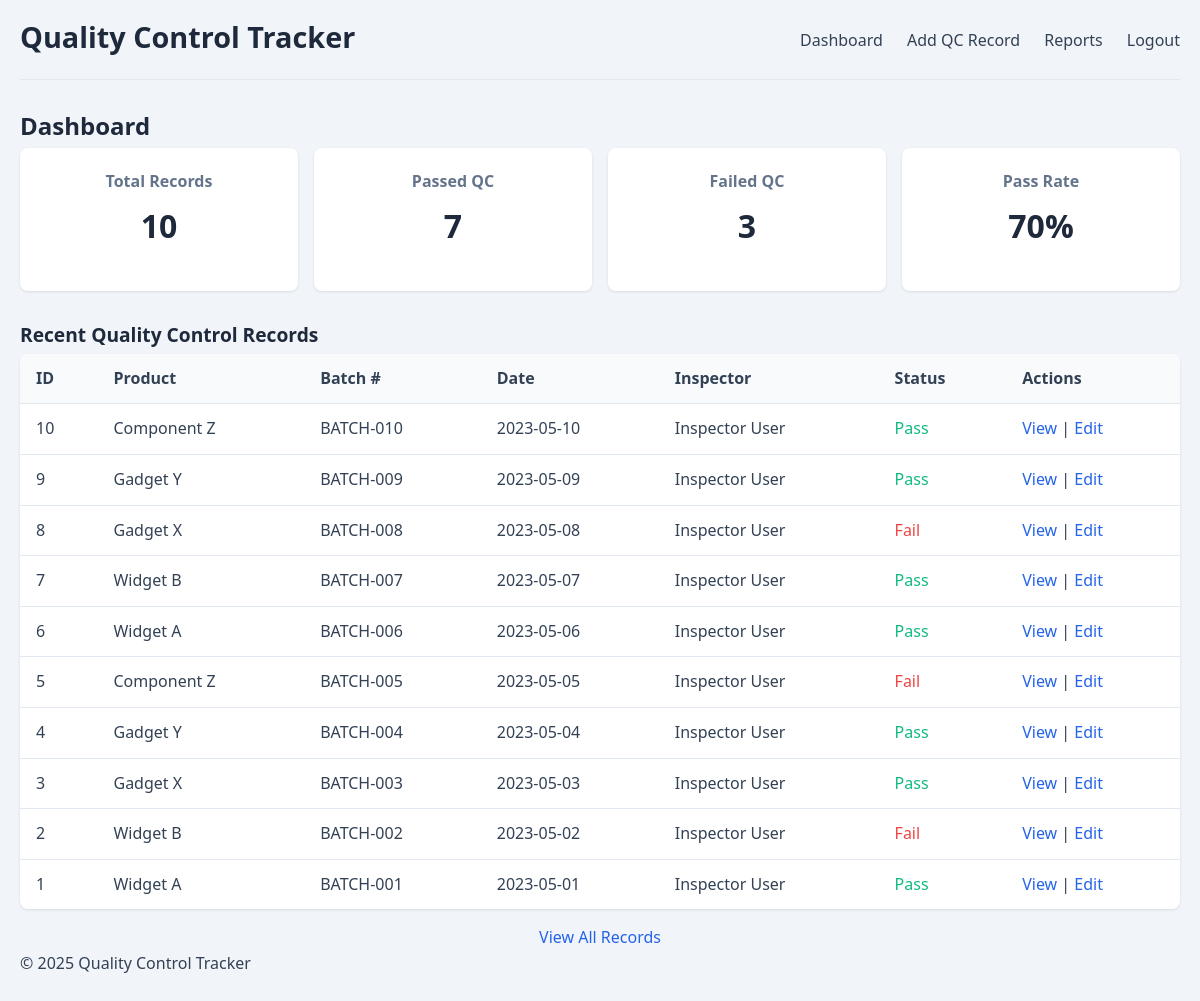
/index.php (signed in), run on the app's committed database.
### tables this page shows
CREATE TABLE IF NOT EXISTS qc_records (
    id INT AUTO_INCREMENT PRIMARY KEY,
    product_id INT NOT NULL,
    batch_number VARCHAR(50) NOT NULL,
    inspection_date DATE NOT NULL,
    inspector_id INT NOT NULL,
    status ENUM('Pass', 'Fail') NOT NULL,
    notes TEXT,
    created_at TIMESTAMP DEFAULT CURRENT_TIMESTAMP,
    updated_at TIMESTAMP DEFAULT CURRENT_TIMESTAMP ON UPDATE CURRENT_TIMESTAMP,
    FOREIGN KEY (product_id) REFERENCES products(id),
    FOREIGN KEY (inspector_id) REFERENCES users(id)
);

CREATE TABLE IF NOT EXISTS products (
    id INT AUTO_INCREMENT PRIMARY KEY,
    name VARCHAR(100) NOT NULL,
    description TEXT,
    category VARCHAR(50),
    active BOOLEAN DEFAULT TRUE,
    created_at TIMESTAMP DEFAULT CURRENT_TIMESTAMP,
    updated_at TIMESTAMP DEFAULT CURRENT_TIMESTAMP ON UPDATE CURRENT_TIMESTAMP
);

CREATE TABLE IF NOT EXISTS users (
    id INT AUTO_INCREMENT PRIMARY KEY,
    username VARCHAR(50) NOT NULL UNIQUE,
    password VARCHAR(255) NOT NULL,
    name VARCHAR(100) NOT NULL,
    email VARCHAR(100) NOT NULL,
    role ENUM('admin', 'manager', 'inspector') NOT NULL DEFAULT 'inspector',
    created_at TIMESTAMP DEFAULT CURRENT_TIMESTAMP,
    updated_at TIMESTAMP DEFAULT CURRENT_TIMESTAMP ON UPDATE CURRENT_TIMESTAMP
);

### functions.php (called while the page is built, shortened)
<?php
function countTotalRecords($conn) {
    $sql = "SELECT COUNT(*) as total FROM qc_records";
    $result = $conn->query($sql);
    $row = $result->fetch_assoc();
    return $row['total'];
}
function countPassedRecords($conn) {
    $sql = "SELECT COUNT(*) as passed FROM qc_records WHERE status = 'Pass'";
    $result = $conn->query($sql);
    $row = $result->fetch_assoc();
    return $row['passed'];
}
function countFailedRecords($conn) {
    $sql = "SELECT COUNT(*) as failed FROM qc_records WHERE status = 'Fail'";
    $result = $conn->query($sql);
    $row = $result->fetch_assoc();
    return $row['failed'];
}
function calculatePassRate($conn) {
    $total = countTotalRecords($conn);
    $passed = countPassedRecords($conn);
    return round(($passed / $total) * 100, 1);
}
function getRecentRecords($conn, $limit = 10) {
    $sql = "SELECT r.*, p.name as product_name, u.name as inspector_name
            FROM qc_records r
            JOIN products p ON r.product_id = p.id
            JOIN users u ON r.inspector_id = u.id
            ORDER BY r.inspection_date DESC
            LIMIT ?";
    $stmt = $conn->prepare($sql);
    $stmt->bind_param("i", $limit);
    $stmt->execute();
    $result = $stmt->get_result();
    $records = [];
    while ($row = $result->fetch_assoc()) {
        $records[] = $row;
    }
    return $records;
}

### index.php (the view, shortened to what this page needs)
<?php
require_once 'config.php';
require_once 'functions.php';
?>
<!DOCTYPE html>
<html lang="en">
<head>
    <link rel="stylesheet" href="styles.css">
</head>
<body>
    <div class="container">
        <?php if (isset($_SESSION['user_id'])): ?>
            <header>
                <h1>Quality Control Tracker</h1>
                <nav>
                    <ul>
                        <li><a href="index.php">Dashboard</a></li>
                        <li><a href="add_record.php">Add QC Record</a></li>
                        <li><a href="reports.php">Reports</a></li>
                        <li><a href="?logout=1">Logout</a></li>
                    </ul>
                </nav>
            </header>
            <main>
                <h2>Dashboard</h2>
                <div class="stats-container">
                    <div class="stat-box">
                        <h3>Total Records</h3>
                        <p class="stat-number"><?php echo countTotalRecords($conn); ?></p>
                    </div>
                    <div class="stat-box">
                        <h3>Passed QC</h3>
                        <p class="stat-number"><?php echo countPassedRecords($conn); ?></p>
                    </div>
                    <div class="stat-box">
                        <h3>Failed QC</h3>
                        <p class="stat-number"><?php echo countFailedRecords($conn); ?></p>
                    </div>
                    <div class="stat-box">
                        <h3>Pass Rate</h3>
                        <p class="stat-number"><?php echo calculatePassRate($conn); ?>%</p>
                    </div>
                </div>
                <h3>Recent Quality Control Records</h3>
                <table class="records-table">
                    <thead>
                        <tr>
                            <th>ID</th>
                            <th>Product</th>
                            <th>Batch #</th>
                            <th>Date</th>
                            <th>Inspector</th>
                            <th>Status</th>
                            <th>Actions</th>
                        </tr>
                    </thead>
                    <tbody>
                        <?php
                        $records = getRecentRecords($conn, 10);
                        foreach ($records as $record) {
                            echo "<tr>";
                            echo "<td>{$record['id']}</td>";
                            echo "<td>{$record['product_name']}</td>";
                            echo "<td>{$record['batch_number']}</td>";
                            echo "<td>{$record['inspection_date']}</td>";
                            echo "<td>{$record['inspector_name']}</td>";
                            echo "<td class='" . ($record['status'] == 'Pass' ? 'pass' : 'fail') . "'>{$record['status']}</td>";
                            echo "<td><a href='view_record.php?id={$record['id']}'>View</a> | <a href='edit_record.php?id={$record['id']}'>Edit</a></td>";
                            echo "</tr>";
                        }
                        ?>
                    </tbody>
                </table>
                <a href="records.php" class="view-all">View All Records</a>
            </main>
        <?php endif; ?>
        <footer>
            <p>&copy; <?php echo date('Y'); ?> Quality Control Tracker</p>
        </footer>
    </div>
</body>
</html>

### styles.css (style rules this page uses)
:root { --primary-color: #2563eb; --primary-hover: #1d4ed8; --secondary-color: #64748b; --secondary-hover: #475569; --success-color: #10b981; --danger-color: #ef4444; --warning-color: #f59e0b; --light-color: #f8fafc; --dark-color: #1e293b; --border-color: #e2e8f0; --background-color: #f1f5f9; --text-color: #334155; --text-muted: #64748b; }
* { margin: 0; padding: 0; box-sizing: border-box; }
body { font-family: 'Segoe UI', Tahoma, Geneva, Verdana, sans-serif; line-height: 1.6; color: var(--text-color); background-color: var(--background-color); }
.container { max-width: 1200px; margin: 0 auto; padding: 20px; }
h1, h2, h3, h4 { margin-bottom: 0.5rem; font-weight: 600; line-height: 1.2; color: var(--dark-color); }
h1 { font-size: 1.8rem; }
h2 { font-size: 1.5rem; }
h3 { font-size: 1.2rem; }
p { margin-bottom: 1rem; }
a { color: var(--primary-color); text-decoration: none; }
header { display: flex; justify-content: space-between; align-items: center; margin-bottom: 2rem; padding-bottom: 1rem; border-bottom: 1px solid var(--border-color); }
nav ul { display: flex; list-style: none; }
nav ul li { margin-left: 1.5rem; }
nav ul li a { color: var(--text-color); font-weight: 500; }
.stats-container { display: grid; grid-template-columns: repeat(auto-fit, minmax(200px, 1fr)); gap: 1rem; margin-bottom: 2rem; }
.stat-box { background-color: white; padding: 1.5rem; border-radius: 0.5rem; box-shadow: 0 1px 3px rgba(0, 0, 0, 0.1); text-align: center; }
.stat-box h3 { font-size: 1rem; color: var(--text-muted); margin-bottom: 0.5rem; }
.stat-number { font-size: 2rem; font-weight: 600; color: var(--dark-color); }
.records-table { width: 100%; border-collapse: collapse; background-color: white; border-radius: 0.5rem; overflow: hidden; box-shadow: 0 1px 3px rgba(0, 0, 0, 0.1); }
.records-table th, .records-table td { padding: 0.75rem 1rem; text-align: left; border-bottom: 1px solid var(--border-color); }
.records-table th { background-color: var(--light-color); font-weight: 600; }
.records-table tr:last-child td { border-bottom: none; }
.records-table .pass { color: var(--success-color); font-weight: 500; }
.records-table .fail { color: var(--danger-color); font-weight: 500; }
.view-all { display: block; text-align: center; margin-top: 1rem; font-weight: 500; }

### data on the page
qc_records: id "10", product.name "Component Z", batch_number "BATCH-010", inspection_date "2023-05-10", inspector.name "Inspector User", status "Pass"
qc_records: id "9", product.name "Gadget Y", batch_number "BATCH-009", inspection_date "2023-05-09", inspector.name "Inspector User", status "Pass"
qc_records: id "8", product.name "Gadget X", batch_number "BATCH-008", inspection_date "2023-05-08", inspector.name "Inspector User", status "Fail"
qc_records: id "7", product.name "Widget B", batch_number "BATCH-007", inspection_date "2023-05-07", inspector.name "Inspector User", status "Pass"
qc_records: id "6", product.name "Widget A", batch_number "BATCH-006", inspection_date "2023-05-06", inspector.name "Inspector User", status "Pass"
qc_records: id "5", product.name "Component Z", batch_number "BATCH-005", inspection_date "2023-05-05", inspector.name "Inspector User", status "Fail"
qc_records: id "4", product.name "Gadget Y", batch_number "BATCH-004", inspection_date "2023-05-04", inspector.name "Inspector User", status "Pass"
qc_records: id "3", product.name "Gadget X", batch_number "BATCH-003", inspection_date "2023-05-03", inspector.name "Inspector User", status "Pass"
qc_records: id "2", product.name "Widget B", batch_number "BATCH-002", inspection_date "2023-05-02", inspector.name "Inspector User", status "Fail"
qc_records: id "1", product.name "Widget A", batch_number "BATCH-001", inspection_date "2023-05-01", inspector.name "Inspector User", status "Pass"

### other printed values
countTotalRecords($conn) "10"
countPassedRecords($conn) "7"
countFailedRecords($conn) "3"
calculatePassRate($conn) "70"
